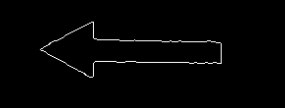
#> input picture arrowtest.png, 285 x 108 px
$ python main.py
#> lines starting #> are read from the running program, lines starting #| are printed output that depends on the picture; after the words box and inside, x2 and y2 are one past the last pixel; in counts of white or black regions, pixels touching at a corner belong together
import cv2, numpy as np, argparse

# ap = argparse.ArgumentParser()
# ap.add_argument("-i", "--image", help = "path to the image file")
# args = vars(ap.parse_args())
img = cv2.imread('arrowtest.png')
#> img is the input picture: shape (108, 285, 3); min 0, max 254, mean 3.4
#convert the image to grayscale
gray = cv2.cvtColor(img,cv2.COLOR_BGR2GRAY)
#apply canny edge detection to the image
edges = cv2.Canny(gray,50,150,apertureSize = 3)
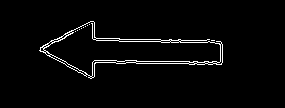
#> edges: shape (108, 285); 2.8% white in thin lines or dots, all inside (x1, y1, x2, y2) = (39, 21, 223, 79)
#show what the image looks like after the application of previous functions
cv2.imshow("canny'd image", edges)
cv2.waitKey(0)
#perform HoughLines on the image
lines = cv2.HoughLines(edges,1,np.pi/180,20)
#> lines = 175 rows, first 8: [58, 1.59], [60, 1.59], [64, 1.55], [61, 1.57], [36, 1.61], [63, 1.57], [34, 1.61], [37, 1.59]
#create an array for each direction, where array[0] indicates one of the lines and array[1] indicates the other, which if both > 0 will tell us the orientation
left = [0, 0]
right = [0, 0]
up = [0, 0]
down = [0, 0]
#iterate through the lines that the houghlines function returned
for object in lines:
    theta = object[0][1]
    rho = object[0][0]
    #cases for right/left arrows
    if ((np.round(theta, 2)) >= 1.0 and (np.round(theta, 2)) <= 1.1) or ((np.round(theta,2)) >= 2.0 and (np.round(theta,2)) <= 2.1):
        if (rho >= 20 and rho <=  30):
            left[0] += 1
        elif (rho >= 60 and rho <= 65):
            left[1] +=1
        elif (rho >= -73 and rho <= -57):
            right[0] +=1
        elif (rho >=148 and rho <= 176):
            right[1] +=1
    #cases for up/down arrows
    elif ((np.round(theta, 2)) >= 0.4 and (np.round(theta,2)) <= 0.6) or ((np.round(theta, 2)) >= 2.6 and (np.round(theta,2))<= 2.7):
        if (rho >= -63 and rho <= -15):
            up[0] += 1
        elif (rho >= 67 and rho <= 74):
            down[1] += 1
            up[1] += 1
        elif (rho >= 160 and rho <= 171):
            down[0] += 1
#> this loop made 175 passes
#> (object, theta, rho) on passes 1 to 3: ([[58, 1.59]], 1.59, 58), ([[60, 1.59]], 1.59, 60), ([[64, 1.55]], 1.55, 64)
#> after the loop, down = [0, 0]; left = [8, 3]; right = [0, 0]; up = [0, 0]

if left[0] >= 1 and left[1] >= 1:
    print("left")
elif right[0] >= 1 and right[1] >= 1:
    print("right")
elif up[0] >= 1 and up[1] >= 1:
    print("up")
elif down[0] >= 1 and down[1] >= 1:
    print("down")

print(up, down, left, right)
#| [0, 0] [0, 0] [8, 3] [0, 0]
